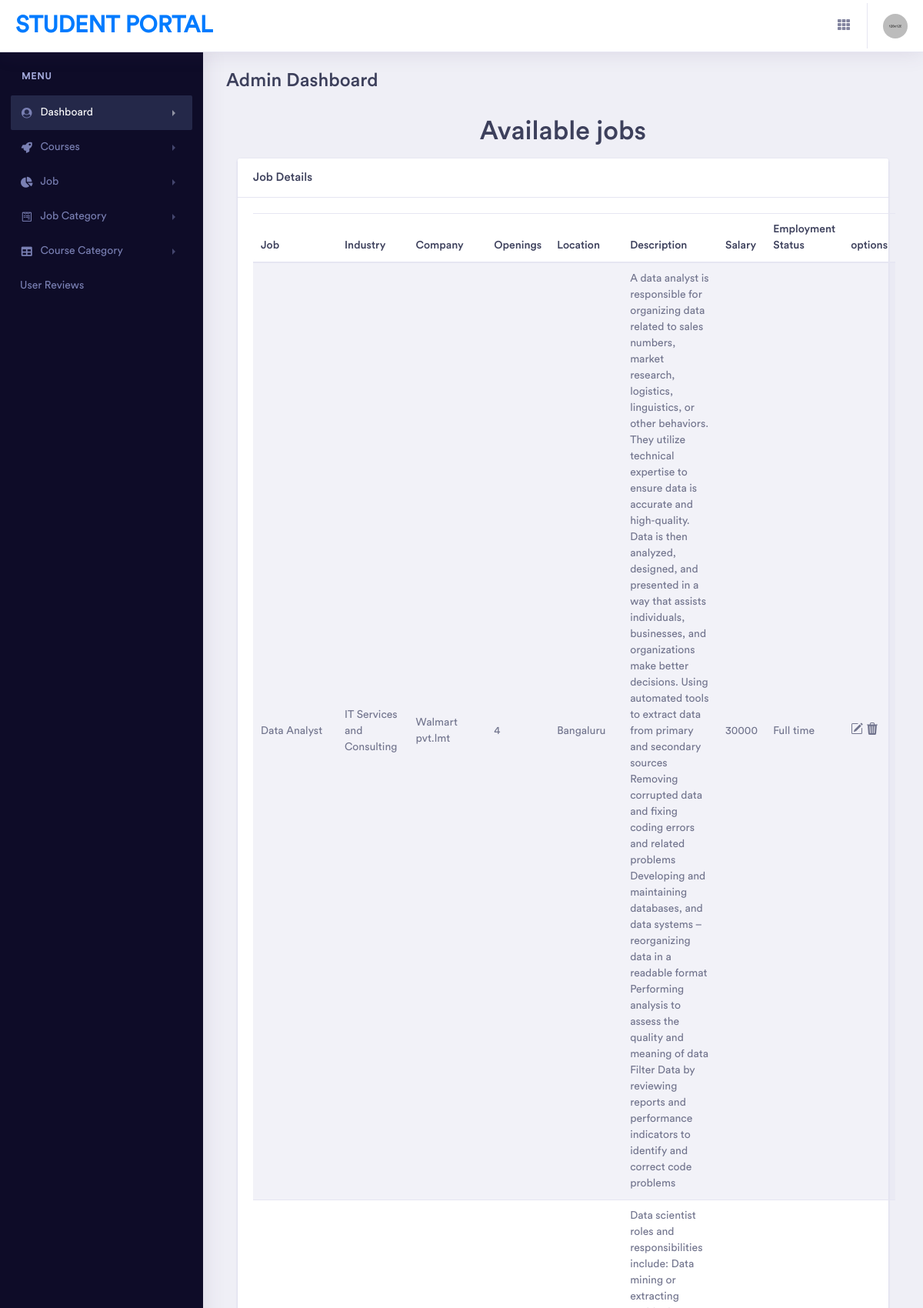
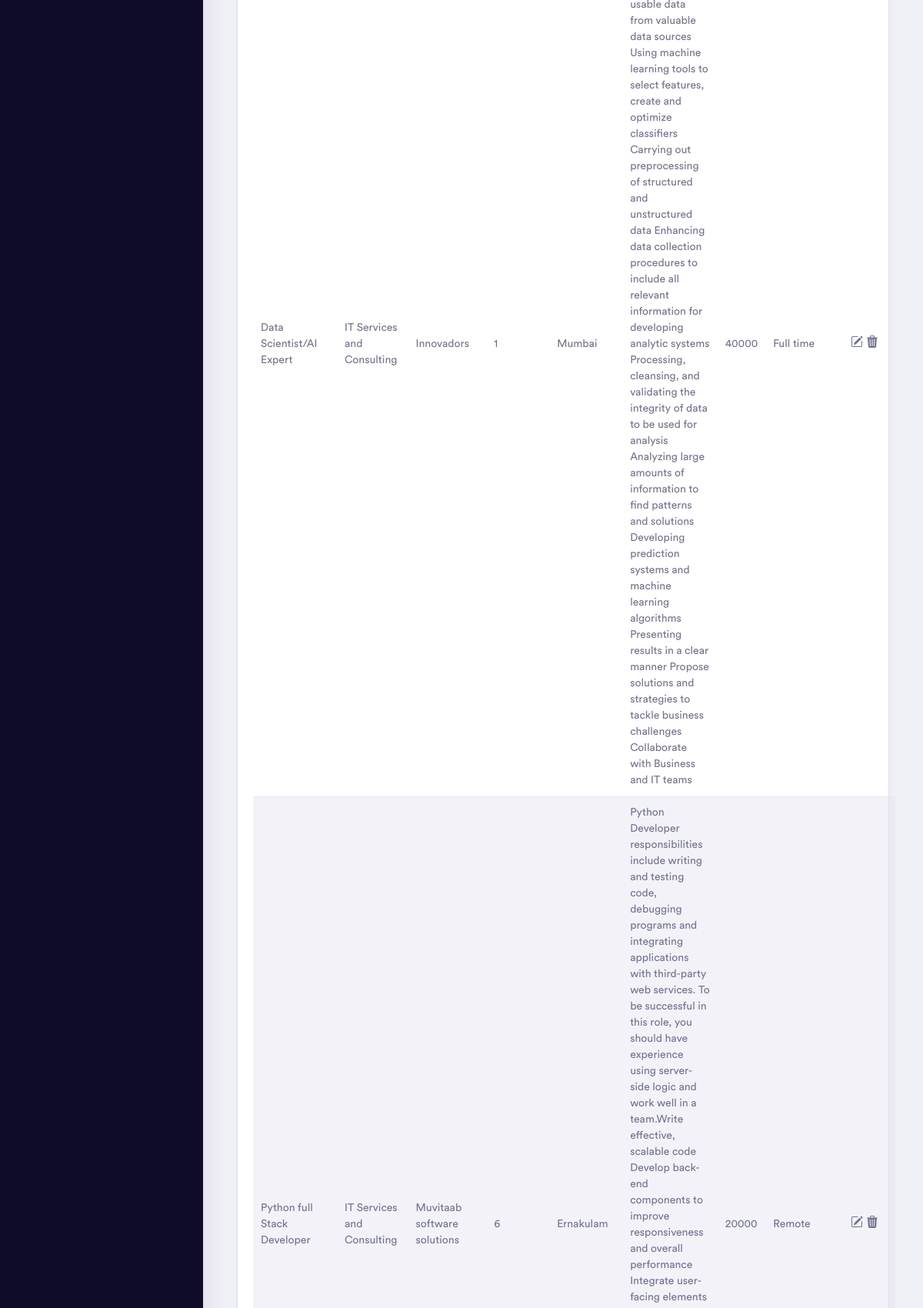
Page /backend/displayjob/ (upper part) on the committed database (2 pictures, top to bottom).
### Backend/models.py (models this page shows)
class Jobdb(models.Model):
    Job_id=models.AutoField(primary_key=True)
    Job_Name=models.CharField(max_length=100,null=True,blank=True)
    Industry=models.CharField(max_length=100,null=True,blank=True)
    Company=models.CharField(max_length=100,null=True,blank=True)
    Openings=models.IntegerField(null=True,blank=True)
    Experiance=models.CharField(max_length=100,null=True,blank=True)
    Location=models.CharField(max_length=100,null=True,blank=True)
    Description=models.TextField(null=True,blank=True)
    Salary=models.IntegerField(null=True,blank=True)
    Employment_status=models.CharField(max_length=100,null=True,blank=True)

### Backend/views.py (the view)
# urls.py: path('displayjob/', views.DisplayJob, name='displayjob'),
def DisplayJob(request):
        data = Jobdb.objects.all()
        return render(request, 'DisplayJobPage.html', {'data': data})

### Backend/templates/DisplayJobPage.html (shortened to what this page needs)
<!DOCTYPE html>
{% extends 'Index.html' %}
{% block content %}
<html lang="en">
<head>
</head>
<body>
<h1 style="text-align:center">Available jobs</h1>
<div class="col-lg-12 grid-margin stretch-card">
                            <div class="card">
                                <h5 class="card-header">Job Details</h5>
                                <div class="card-body">
                                    <table class="table table-striped ">
                                        <thead>
                                            <tr>
                                                <th scope="col">Job</th>
                                                <th scope="col">Industry</th>
                                                <th scope="col">Company</th>
                                                <th scope="col">Openings</th>
                                                <th scope="col">Location</th>
                                                <th scope="col">Description</th>
                                                <th scope="col">Salary</th>
                                                <th scope="col">Employment Status</th>
                                                <th scope="col">options</th>
                                            </tr>
                                        </thead>
                                        <tbody>
                                        {% for i in data %}
                                            <tr>
                                                <td>{{i.Job_Name}}</td>
                                                <td>{{i.Industry}}</td>
                                                <td>{{i.Company}}</td>
                                                <td>{{i.Openings}}</td>
                                                <td>{{i.Location}}</td>
                                                <td>{{i.Description}}</td>
                                                <td>{{i.Salary}}</td>
                                                <td>{{i.Employment_status}}</td>
                                                <td>
                                                    <a href="{% url 'editjob' id=i.Job_id %}">
                                                    </a>
                                                    <a href="{% url 'deletejob' id=i.Job_id %}">
                                                    </a>
                                                </td>
                                            </tr>
                                        {% endfor %}
                                        </tbody>
                                    </table>
                                </div>
                            </div>
                        </div>
</body>
</html>
{% endblock %}

### rows in the picture
Jobdb: Job_Name "Data Analyst", Industry "IT Services and Consulting", Company "Walmart pvt.lmt", Openings "4", Location "Bangaluru", Description "A data analyst is responsible for organizing data related to sales numbers, market research, logistics, linguistics, or other behaviors. They utilize technical expertise to ensure data is accurate and high-quality. Data is then analyzed, designed, and presented in a way that assists individuals, businesses, and organizations make better decisions. Using automated tools to extract data from primary and secondary sources Removing corrupted data and fixing coding errors and related problems Developing and maintaining databases, and data systems – reorganizing data in a readable format Performing analysis to assess the quality and meaning of data Filter Data by reviewing reports and performance…", Salary "30000", Employment_status "Full time"
Jobdb: Job_Name "Data Scientist/AI Expert", Industry "IT Services and Consulting", Company "Innovadors", Openings "1", Location "Mumbai", Description "Data scientist roles and responsibilities include: Data mining or extracting usable data from valuable data sources Using machine learning tools to select features, create and optimize classifiers Carrying out preprocessing of structured and unstructured data Enhancing data collection procedures to include all relevant information for developing analytic systems Processing, cleansing, and validating the integrity of data to be used for analysis Analyzing large amounts of information to find patterns and solutions Developing prediction systems and machine learning algorithms Presenting results in a clear manner Propose solutions and strategies to tackle business challenges Collaborate with…", Salary "40000", Employment_status "Full time"
Jobdb: Job_Name "Python full Stack Developer", Industry "IT Services and Consulting", Company "Muvitaab software solutions", Openings "6", Location "Ernakulam", Salary "20000", Employment_status "Remote"
